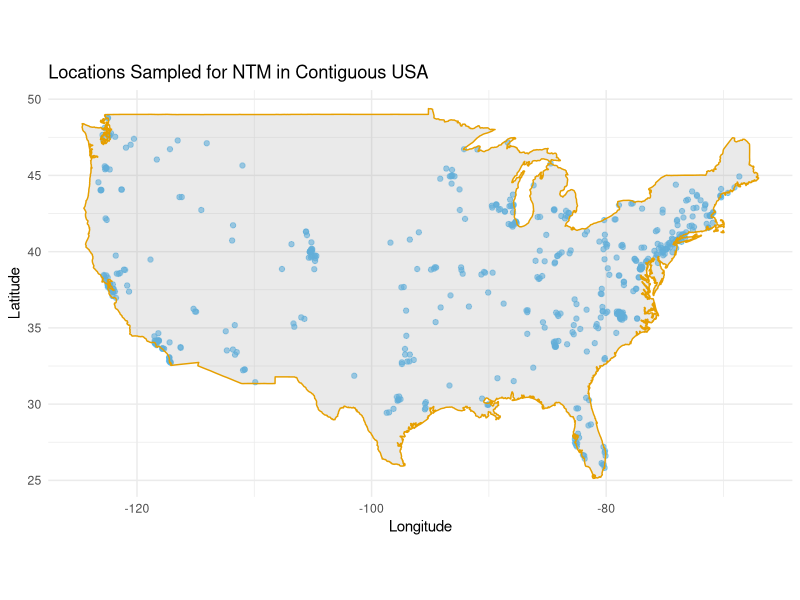
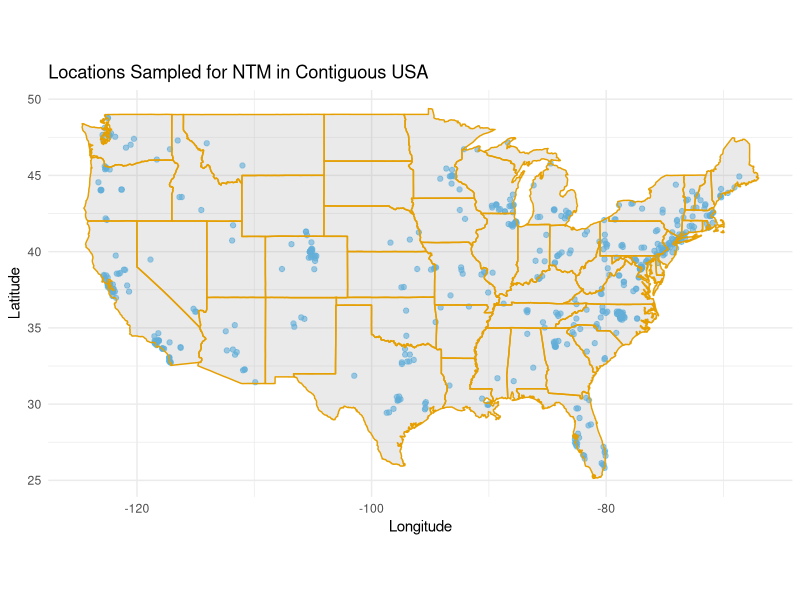
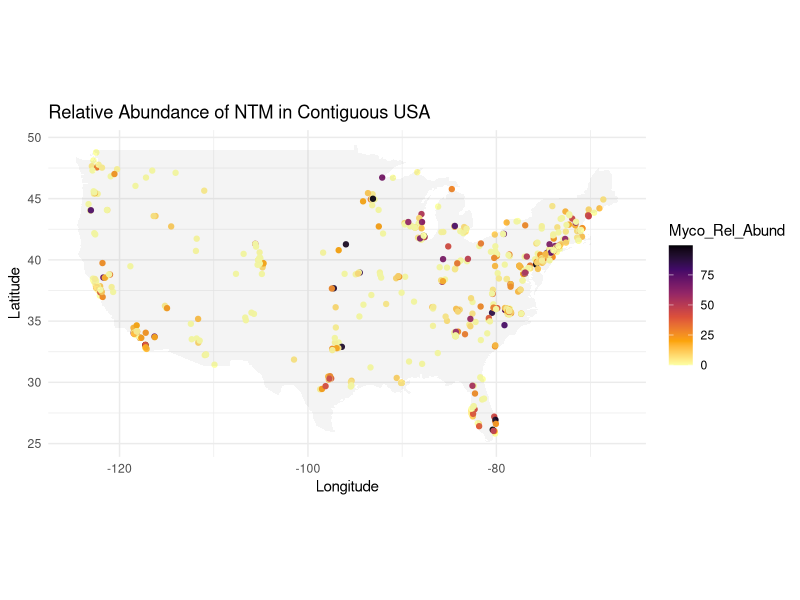
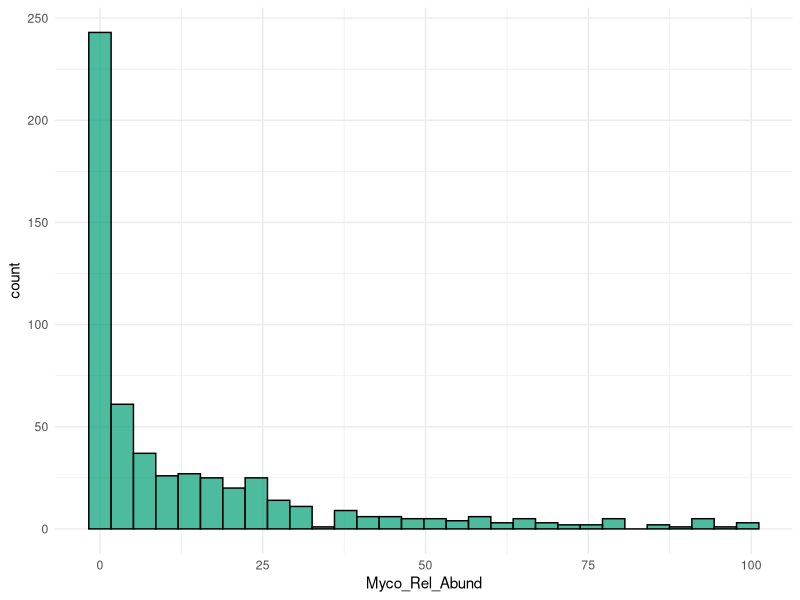
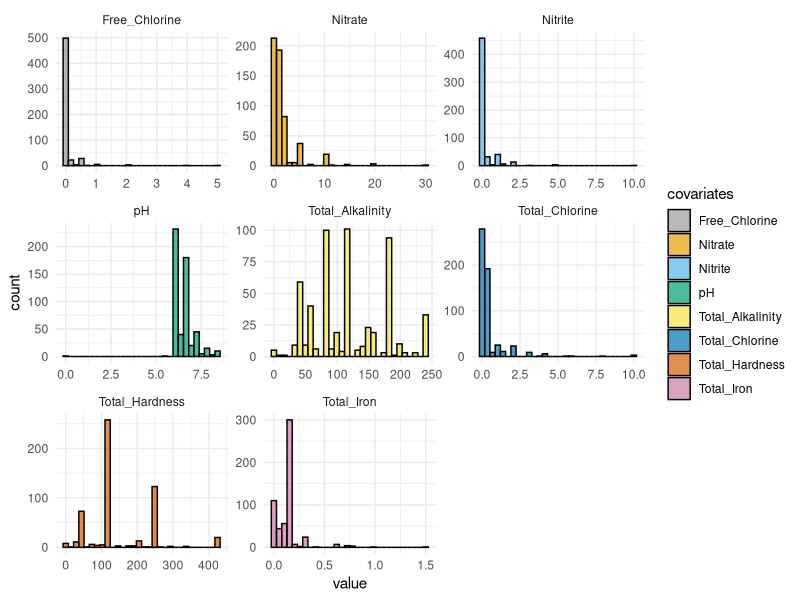
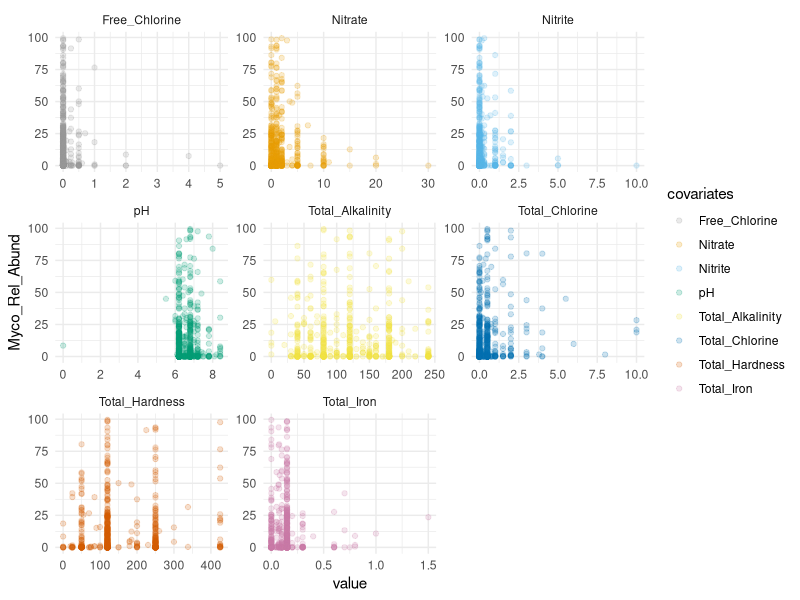

These charts were generated, in order, by the following R code:
## ---- chunk 1
ntm_relab <- read.delim("Gebert_SMP_Mapping_Plates1_7_COMPLETE_16S_FINAL_August2017_SampleEdit (1).txt", stringsAsFactors=FALSE)

ntm_relab$Latitude <- as.numeric(ntm_relab$Latitude)
ntm_relab$Longitude <- as.numeric(ntm_relab$Longitude)
ntm_relab$pH <- as.numeric(ntm_relab$pH)
ntm_relab$Total_Alkalinity <- as.numeric(ntm_relab$Total_Alkalinity)
ntm_relab$Total_Hardness <- as.numeric(ntm_relab$Total_Hardness)
ntm_relab$Free_Chlorine <- as.numeric(ntm_relab$Free_Chlorine)
ntm_relab$Total_Chlorine <- as.numeric(ntm_relab$Total_Chlorine)
ntm_relab$Nitrite <- as.numeric(ntm_relab$Nitrite)
ntm_relab$Nitrate <- as.numeric(ntm_relab$Nitrate)
ntm_relab$Total_Iron <- as.numeric(ntm_relab$Total_Iron)


## ---- chunk 2

library(maps)
library(tidyverse)

cbPalette <- c("#999999", "#E69F00", "#56B4E9", "#009E73", "#F0E442", "#0072B2", "#D55E00", "#CC79A7")

usa <- map_data("usa")
states <- map_data("state")

ntm_contigusa <- ntm_relab%>%
  filter(Latitude> 24 & Latitude <50 & 
           Longitude > -130)

## USA Map

ggplot(data=ntm_contigusa, aes(Longitude, Latitude)) +
  geom_point(color=cbPalette[3], alpha=0.6) +
  geom_polygon(data = usa, aes(x=long, y = lat, group = group), 
               fill = cbPalette[1], color = cbPalette[2], alpha=0.2) + 
  coord_fixed(1.3) + theme_minimal() + 
  xlab("Longitude") +
  ylab("Latitude") + 
  ggtitle("Locations Sampled for NTM in Contiguous USA")


## USA Map with the State Outlines

ggplot(data=ntm_contigusa, aes(Longitude, Latitude)) +
  geom_point(color=cbPalette[3], alpha=0.6) +
  geom_polygon(data = states, aes(x=long, y = lat, group = group), 
               fill = cbPalette[1], color = cbPalette[2], alpha=0.2) + 
  coord_fixed(1.3) + theme_minimal() + 
  xlab("Longitude") +
  ylab("Latitude") + 
  ggtitle("Locations Sampled for NTM in Contiguous USA")


## USA Map with relative abundance

ggplot(data=ntm_contigusa, aes(Longitude, Latitude)) +
  geom_point(aes(color=Myco_Rel_Abund), alpha=1) +
  scale_color_viridis_c(option="inferno", direction = -1) + 
  geom_polygon(data = usa, aes(x=long, y = lat, group = group), 
               fill = cbPalette[1], alpha=0.1) + 
  coord_fixed(1.3) + theme_minimal() + 
  xlab("Longitude") +
  ylab("Latitude") + 
  ggtitle("Relative Abundance of NTM in Contiguous USA") 



## ---- chunk 3

## values go between 0 and 100 

ntm_contigusa%>%
  ggplot(aes(Myco_Rel_Abund)) + 
  geom_histogram(fill=cbPalette[4], alpha=0.7, color="black") +
  theme_minimal()

## ---- chunk 4

# Visualizing the covariates in the data set

ntm_cusa_long <- ntm_contigusa%>%
  gather(covariates, value, -Myco_Rel_Abund, -Latitude, -Longitude, -X.SampleID, -Seq_Run, 
         -Source.of.Household.Water, -Showerhead.Installation.Time.Frame,
         -Frequency.of.Household.Shower.Usage, -Frequency.of.Showerhead.Cleaning, 
         -Showerhead.Cleaning.Solution, -Showerhead.Material, -Interior.Showerhead.Finish, 
         -Showerhead.System.Setup, -Does.the.Showerhead.Have.a.Filter., 
         -Showerhead.Spray.Pattern.Description, -How.is.Water.Heated, -Age.of.Hot.Water.Heater,
         -Hot.Water.Heater.Flush.Frequency, -Description)
   
ntm_cusa_long%>%
  ggplot(aes(value)) + 
  geom_histogram(aes(fill=covariates), color="black", alpha = 0.7) + 
  facet_wrap(~covariates, scales="free") +
  theme_minimal() +
  scale_fill_manual(values=cbPalette)
  

ntm_cusa_long%>%
  ggplot(aes(value, Myco_Rel_Abund)) + 
  geom_point(aes(color=covariates), alpha = 0.2) + 
  facet_wrap(~covariates, scales="free") +
  theme_minimal() + 
  scale_colour_manual(values=cbPalette)


